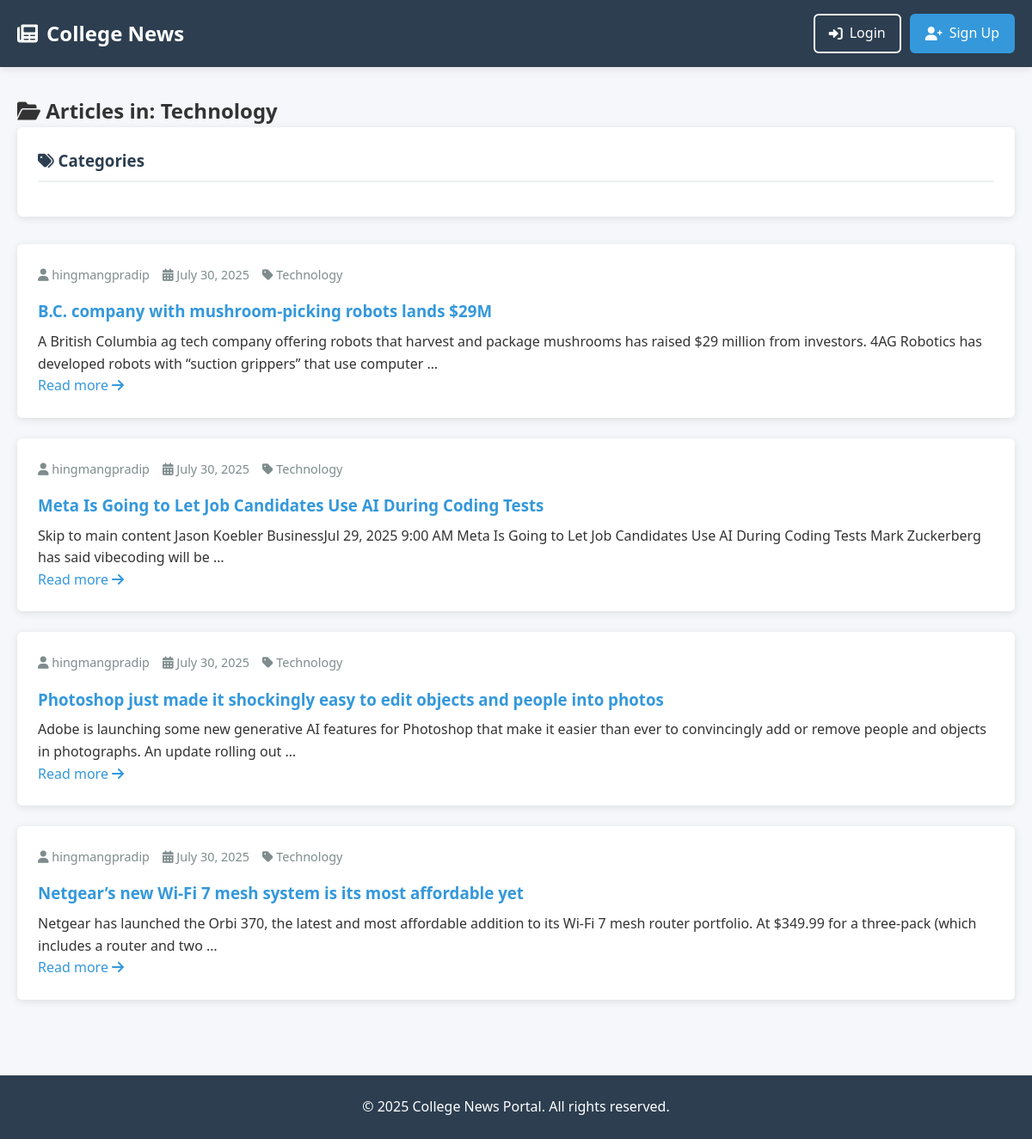
The page /category/technology/ on the database its author committed.
### news/models.py (models this page shows, shortened)
class Category(models.Model):
    name = models.CharField(max_length=100, unique=True)
    slug = models.SlugField(max_length=100, unique=True, blank=True) # Add this field

class Article(models.Model):
    title = models.CharField(max_length=200)
    content = models.TextField()
    category = models.ForeignKey(Category, on_delete=models.SET_NULL, null=True)
    author = models.ForeignKey(
        settings.AUTH_USER_MODEL,
        on_delete=models.CASCADE,
    )
    created_at = models.DateTimeField(auto_now_add=True)
    updated_at = models.DateTimeField(auto_now=True)
    def get_absolute_url(self):
        return reverse('article_detail', kwargs={'pk': self.pk})

### users/models.py (models this page shows)
class CustomUser(AbstractUser):
    ROLE_CHOICES = (
        ('student', 'Student'),
        ('teacher', 'Teacher'),
    )
    role = models.CharField(max_length=10, choices=ROLE_CHOICES, default='student')

### news/views.py (the view)
# urls.py: path('category/<slug:category_slug>/', CategoryArticleListView.as_view(), name='category_article_list'),
class CategoryArticleListView(ListView):
    model = Article
    template_name = 'news/article_list.html'  # We can reuse the same template
    context_object_name = 'articles'
    def get_queryset(self):
        self.category = get_object_or_404(Category, slug=self.kwargs['category_slug'])
        return Article.objects.filter(category=self.category).order_by('-created_at')
    def get_context_data(self, **kwargs):
        context = super().get_context_data(**kwargs)
        context['category'] = self.category
        return context

### templates/news/article_list.html (shortened to what this page needs)
{% extends 'base.html' %}
{% block content %}
<div class="content-header">
    {% if category %}
    <h2><i class="fas fa-folder-open"></i> Articles in: {{ category.name }}</h2>
    {% else %}
    <h2><i class="fas fa-newspaper"></i> Latest Articles</h2>
    {% endif %}
</div>
<div class="content-grid">
    <aside class="sidebar">
        <div class="category-list">
            <h3><i class="fas fa-tags"></i> Categories</h3>
        </div>
    </aside>
    <main class="article-list">
        {% for article in articles %}
        <article class="article-card">
            <div class="article-meta">
                <span><i class="fas fa-user"></i> {{ article.author.username }}</span>
                <span><i class="fas fa-calendar-alt"></i> {{ article.created_at|date:"F d, Y" }}</span>
                <span><i class="fas fa-tag"></i> {{ article.category.name }}</span>
            </div>
            <h3 class="article-title">
                <a href="{{ article.get_absolute_url }}">{{ article.title }}</a>
            </h3>
            <div class="article-excerpt">
                {{ article.content|truncatewords:30|linebreaks }}
            </div>
            <a href="{{ article.get_absolute_url }}" class="read-more">
                Read more <i class="fas fa-arrow-right"></i>
            </a>
        </article>
        {% endfor %}
    </main>
</div>
{% endblock %}

### static/css/style.css (style rules this page uses)
:root { --primary-color: #2c3e50; --primary-light: #3d566e; --secondary-color: #3498db; --accent-color: #e74c3c; --success-color: #27ae60; --warning-color: #f39c12; --light-color: #ecf0f1; --dark-color: #2c3e50; --text-color: #333; --text-light: #7f8c8d; --border-radius: 6px; --box-shadow: 0 2px 10px rgba(0, 0, 0, 0.1); --transition: all 0.3s ease; }
* { box-sizing: border-box; margin: 0; padding: 0; }
body { font-family: 'Segoe UI', Tahoma, Geneva, Verdana, sans-serif; line-height: 1.6; color: var(--text-color); background-color: #f5f7fa; display: flex; flex-direction: column; min-height: 100vh; }
a { color: var(--secondary-color); text-decoration: none; transition: var(--transition); }
.article-card { background: white; border-radius: var(--border-radius); box-shadow: var(--box-shadow); padding: 1.5rem; margin-bottom: 1.5rem; transition: var(--transition); }
.article-title { color: var(--primary-color); margin-bottom: 0.5rem; }
.article-meta { display: flex; gap: 15px; color: var(--text-light); font-size: 0.9rem; margin-bottom: 1rem; }
.category-list { background: white; border-radius: var(--border-radius); box-shadow: var(--box-shadow); padding: 1.5rem; margin-bottom: 2rem; }
.category-list h3 { color: var(--primary-color); margin-bottom: 1rem; padding-bottom: 0.5rem; border-bottom: 2px solid var(--light-color); }

### rows shown on the page
Category: name "Technology"
Article: author.username "hingmangpradip", created_at "July 30, 2025", category.name "Technology", title "B.C. company with mushroom-picking robots lands $29M", content "A British Columbia ag tech company offering robots that harvest and package mushrooms has raised $29 million from investors. 4AG Robotics has developed robots with “suction grippers” that use computer …"
Article: author.username "hingmangpradip", created_at "July 30, 2025", category.name "Technology", title "Meta Is Going to Let Job Candidates Use AI During Coding Tests", content "Skip to main content Jason Koebler BusinessJul 29, 2025 9:00 AM Meta Is Going to Let Job Candidates Use AI During Coding Tests Mark Zuckerberg has said vibecoding will be …"
Article: author.username "hingmangpradip", created_at "July 30, 2025", category.name "Technology", title "Photoshop just made it shockingly easy to edit objects and people into photos", content "Adobe is launching some new generative AI features for Photoshop that make it easier than ever to convincingly add or remove people and objects in photographs. An update rolling out …"
Article: author.username "hingmangpradip", created_at "July 30, 2025", category.name "Technology", title "Netgear’s new Wi-Fi 7 mesh system is its most affordable yet", content "Netgear has launched the Orbi 370, the latest and most affordable addition to its Wi-Fi 7 mesh router portfolio. At $349.99 for a three-pack (which includes a router and two …"
